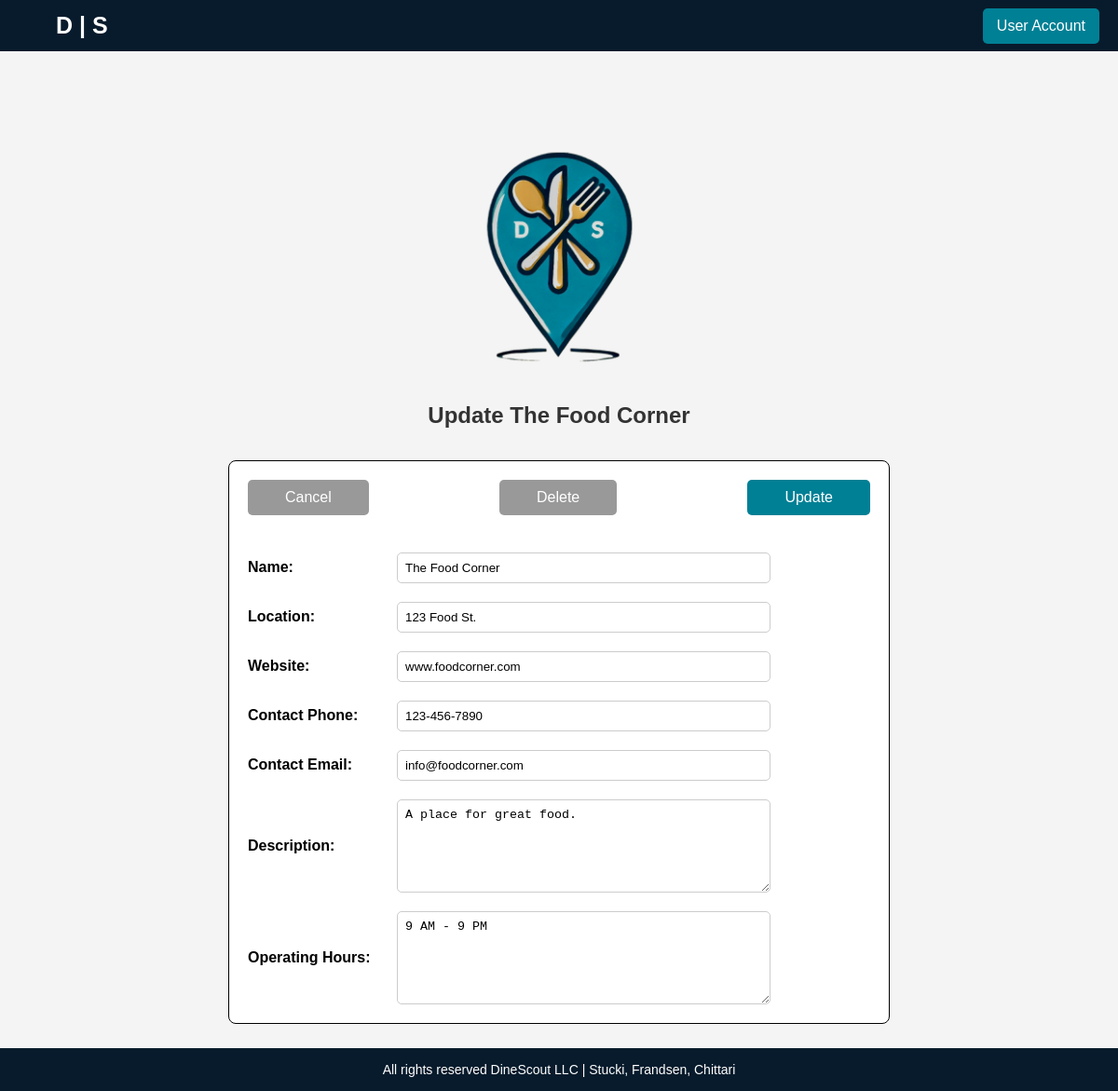
Screenshot of /Pages/update-restaurant.php?restaurant_id=1 with the database file from the repository.
### tables this page shows
CREATE TABLE IF NOT EXISTS `restaurant` (
  `restaurant_id` int NOT NULL AUTO_INCREMENT,
  `name` varchar(100) NOT NULL,
  `location` varchar(100) DEFAULT NULL,
  `website` varchar(100) DEFAULT NULL,
  `phone_number` varchar(20) DEFAULT NULL,
  `email` varchar(100) DEFAULT NULL,
  `operating_hours` varchar(100) DEFAULT NULL,
  `description` text,
  `membership_id` int DEFAULT NULL,
  PRIMARY KEY (`restaurant_id`),
  KEY `membership_id` (`membership_id`)
);

### Pages/update-restaurant.php (the view, shortened to what this page needs)
<?php
require_once 'login_db.php';
$conn = new mysqli($hn, $un, $pw, $db);
$rest_id = $_GET['restaurant_id'];
$query = "SELECT * FROM restaurant WHERE restaurant_id='$rest_id'";
$result = $conn->query($query);
$restaurant = $result->fetch_array(MYSQLI_ASSOC);
$name = $restaurant['name'];
echo <<<_END
<head>
	<title>DineScout | Update $name</title>
</head>
_END;
?>
<!DOCTYPE html>
<html lang="en">
<head>
    <link rel="stylesheet" href="../CSS/update-restaurant.css">
</head>
<body>
    <header class="top-bar">
        <div class="left-text">
            <a href="home.php">D | S</a>
        </div>
        <div class="right-button">
            <a href="user-account.php" class="no-underline">User Account</a>
        </div>
    </header>
    <div class="wrapper">
        <div class="new-item-container">
            <div class="logo-container">
				<img src="../Images/ds_logo_simple_transparent.png" alt="DineScout Logo" class="center-logo">
			</div>
            <h1>Update <?php echo htmlspecialchars($restaurant['name']) ?? 'Restaurant Not Found' ?></h1>
            <br>
            <form action="update-restaurant.php?restaurant_id=<?php echo htmlspecialchars($restaurant['restaurant_id'] ?? "0"); ?>" method=POST class="input-box">
                <div class="top-buttons">
                    <a href="view-restaurant.php?restaurant_id=<?php echo htmlspecialchars($restaurant['restaurant_id']); ?>" class="cancel-button">Cancel</a>
					<button type=button class="delete-button" onclick="openDeletePopup()">Delete</button>
                    <button type=submit class="create-button">Update</button>
                </div>
                <div class="input-group">
                    <label for="rest-name">Name:</label>
                    <input type="text" id="rest-name" name="rest-name" value="<?php echo htmlspecialchars($restaurant['name'] ?? "");?>" required>
                </div>
                <div class="input-group">
                    <label for="location">Location:</label>
                    <input type="text" id="location" name="location" value="<?php echo htmlspecialchars($restaurant['location'] ?? "");?>" required>
                </div>
                <div class="input-group">
                    <label for="website">Website:</label>
                    <input type="text" id="website" name="website" value="<?php echo htmlspecialchars($restaurant['website'] ?? "");?>" required>
                </div>
                <div class="input-group">
                    <label for="contact-phone">Contact Phone:</label>
                    <input type="text" id="contact-phone" name="contact-phone" value="<?php echo htmlspecialchars($restaurant['phone_number'] ?? "");?>">
                </div>
                <div class="input-group">
                    <label for="contact-email">Contact Email:</label>
                    <input type="text" id="contact-email" name="contact-email" value="<?php echo htmlspecialchars($restaurant['email'] ?? "");?>">
                </div>
				<div class="input-group">
                    <label for="description">Description:</label>
                    <textarea id="description" name="description"><?php echo htmlspecialchars($restaurant['description'] ?? "");?></textarea>
                </div>
				<div class="input-group">
                    <label for="hours">Operating Hours:</label>
                    <textarea id="hours" name="hours"><?php echo htmlspecialchars($restaurant['operating_hours'] ?? "");?></textarea>
                </div>
            </form>
			<br>
			<br>
        </div>
    </div>
    <footer class="footer">
        <p>All rights reserved DineScout LLC | Stucki, Frandsen, Chittari</p>
    </footer>
</body>
</html>

### CSS/update-restaurant.css (style rules this page uses)
body { display: flex; justify-content: center; align-items: center; height: 100vh; margin: 0; font-family: Arial, sans-serif; background-color: #f4f4f4; }
.top-bar { width: 100%; background-color: #071b2c; color: white; padding: 10px 20px; display: flex; justify-content: space-between; align-items: center; position: fixed; top: 0; left: 0; height: 55px; box-sizing: border-box; }
.left-text a { text-decoration: none; color: white; font-size: 25px; font-weight: bold; margin-left: 40px; }
.no-underline { text-decoration: none; color: white; font-size: 16px; }
.right-button a { background-color: #008095; color: white; text-decoration: none; padding: 10px 15px; font-size: 16px; border-radius: 5px; display: inline-block; cursor: pointer; }
.wrapper { width: 750px; margin: 0 auto; padding: 20px; box-sizing: border-box; }
.center-logo { width: 175px; height: auto; margin-top: 80px; margin-bottom: 20px; }
.logo-container { text-align: center; margin-top: 425px; }
h1 { font-size: 24px; color: #333; text-align: center; }
.top-buttons { display: flex; justify-content: space-between; gap: 10px; margin-bottom: 20px; }
.cancel-button, .create-button, .delete-button { background-color: #008095; color: white; border: none; padding: 10px 40px; font-size: 16px; cursor: pointer; border-radius: 5px; text-decoration: none; }
.cancel-button, .delete-button { background-color: #999999; }
.input-box { border: 1px solid black; border-radius: 8px; padding: 20px; display: flex; flex-direction: column; gap: 20px; background-color: white; }
.input-group { display: flex; align-items: center; justify-content: flex-start; gap: 10px; }
.input-group label { font-weight: bold; width: 150px; text-align: left; }
.input-group input[type="text"], .input-group textarea { width: 60%; padding: 8px; border: 1px solid #ccc; border-radius: 5px; text-align: left; }
textarea { height: 100px; resize: vertical; }
.footer { width: 100%; background-color: #071b2c; text-align: center; padding: 15px 0; position: fixed; bottom: 0; left: 0; }
.footer p { margin: 0; color: white; font-size: 14px; }

### rows the page displays
restaurant: name "The Food Corner", rest-name "The Food Corner", location "123 Food St.", website "www.foodcorner.com", contact-phone "123-456-7890", contact-email "info@foodcorner.com", description "A place for great food.", hours "9 AM - 9 PM"
